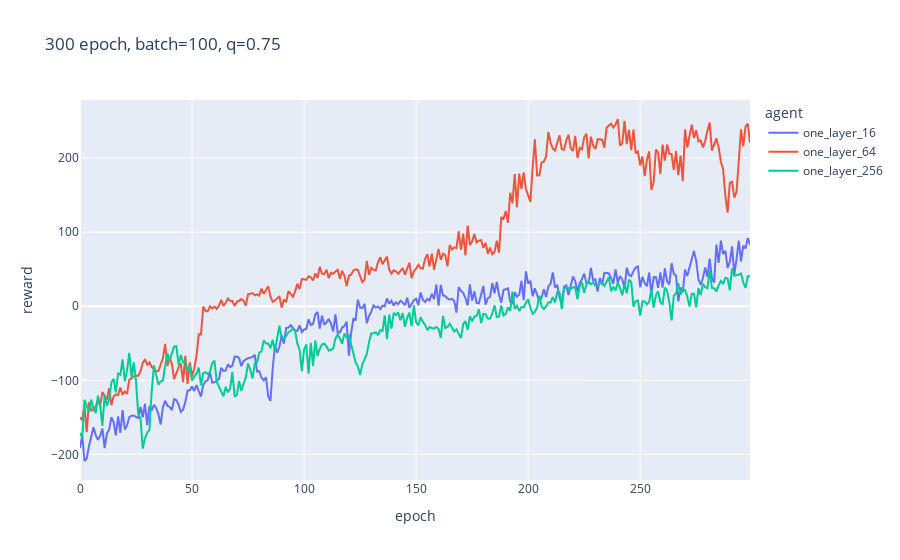

This figure's notebook cell:
### Markdown cell above
Результаты работы нейросети с разным количество нейронов

### Code cell
df = pd.DataFrame.from_records(total_rewards)
px.line(df, x='epoch', y='reward', color='agent', title='300 epoch, batch=100, q=0.75')

### Figure 1 — Plotly figure (JSON) as saved in the notebook; plotly's stock layout.template omitted (floating-point values rounded to 4 significant figures; data arrays with more than 128 entries replaced by an {"elided": "..."} marker saying what was removed)
{"data": [{"hovertemplate": "agent=one_layer_16<br>epoch=%{x}<br>reward=%{y}<extra></extra>", "legendgroup": "one_layer_16", "line": {"color": "#636efa", "dash": "solid"}, "marker": {"symbol": "circle"}, "mode": "lines", "name": "one_layer_16", "orientation": "v", "showlegend": true, "type": "scatter", "x": {"elided": "300 int values"}, "xaxis": "x", "y": {"elided": "300 float values"}, "yaxis": "y"}, {"hovertemplate": "agent=one_layer_64<br>epoch=%{x}<br>reward=%{y}<extra></extra>", "legendgroup": "one_layer_64", "line": {"color": "#EF553B", "dash": "solid"}, "marker": {"symbol": "circle"}, "mode": "lines", "name": "one_layer_64", "orientation": "v", "showlegend": true, "type": "scatter", "x": {"elided": "300 int values"}, "xaxis": "x", "y": {"elided": "300 float values"}, "yaxis": "y"}, {"hovertemplate": "agent=one_layer_256<br>epoch=%{x}<br>reward=%{y}<extra></extra>", "legendgroup": "one_layer_256", "line": {"color": "#00cc96", "dash": "solid"}, "marker": {"symbol": "circle"}, "mode": "lines", "name": "one_layer_256", "orientation": "v", "showlegend": true, "type": "scatter", "x": {"elided": "300 int values"}, "xaxis": "x", "y": {"elided": "300 float values"}, "yaxis": "y"}], "layout": {"legend": {"title": {"text": "agent"}, "tracegroupgap": 0}, "title": {"text": "300 epoch, batch=100, q=0.75"}, "xaxis": {"anchor": "y", "domain": [0, 1], "title": {"text": "epoch"}}, "yaxis": {"anchor": "x", "domain": [0, 1], "title": {"text": "reward"}}}}
